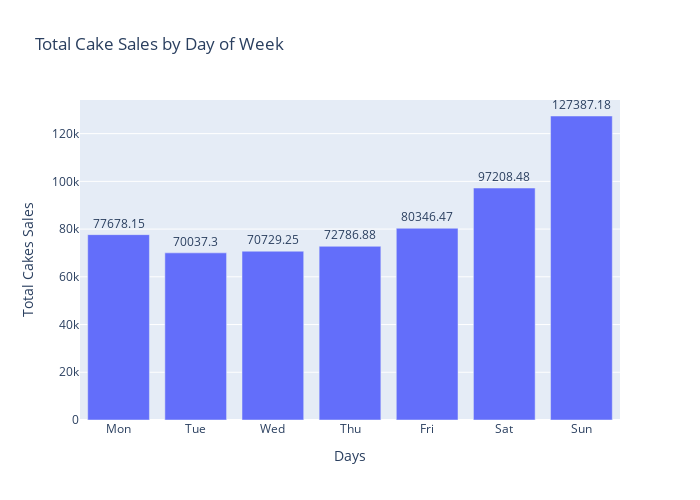

Write notebook code for a chart like this one.
### Code cell
days = ['Mon', 'Tue', 'Wed', 'Thu', 'Fri', 'Sat', 'Sun']
totals = []

for i,day in enumerate(days):
    total = final_df.loc[(final_df['ds'].dt.dayofweek == i), 'y'].sum() #Monday is 0 and Sun is 6
    totals.append(round(total,2))

plot_df = pd.DataFrame({
    "Days":days,
    "Total_Cakes": totals
})

fig = px.bar(plot_df, x='Days', y='Total_Cakes', text='Total_Cakes',
             title='Total Cake Sales by Day of Week', 
             labels={'Total_Cakes':'Total Cake Sales', 'Total_Cakes':'Year'}
)

fig.update_traces(textposition='outside')
fig.update_layout(yaxis_title='Total Cakes Sales', xaxis_title='Days', width=700, height=500)
fig.show()

### Figure 1 — Plotly figure (JSON) as saved in the notebook; plotly's stock layout.template omitted (floating-point values rounded to 4 significant figures)
{"data": [{"hovertemplate": "Days=%{x}<br>Year=%{text}<extra></extra>", "legendgroup": "", "marker": {"color": "#636efa", "pattern": {"shape": ""}}, "name": "", "orientation": "v", "showlegend": false, "text": [77680.0, 70040.0, 70730.0, 72790.0, 80350.0, 97210.0, 127400.0], "textposition": "outside", "type": "bar", "x": ["Mon", "Tue", "Wed", "Thu", "Fri", "Sat", "Sun"], "xaxis": "x", "y": [77680.0, 70040.0, 70730.0, 72790.0, 80350.0, 97210.0, 127400.0], "yaxis": "y"}], "layout": {"barmode": "relative", "height": 500, "legend": {"tracegroupgap": 0}, "title": {"text": "Total Cake Sales by Day of Week"}, "width": 700, "xaxis": {"anchor": "y", "domain": [0, 1], "title": {"text": "Days"}}, "yaxis": {"anchor": "x", "domain": [0, 1], "title": {"text": "Total Cakes Sales"}}}}
